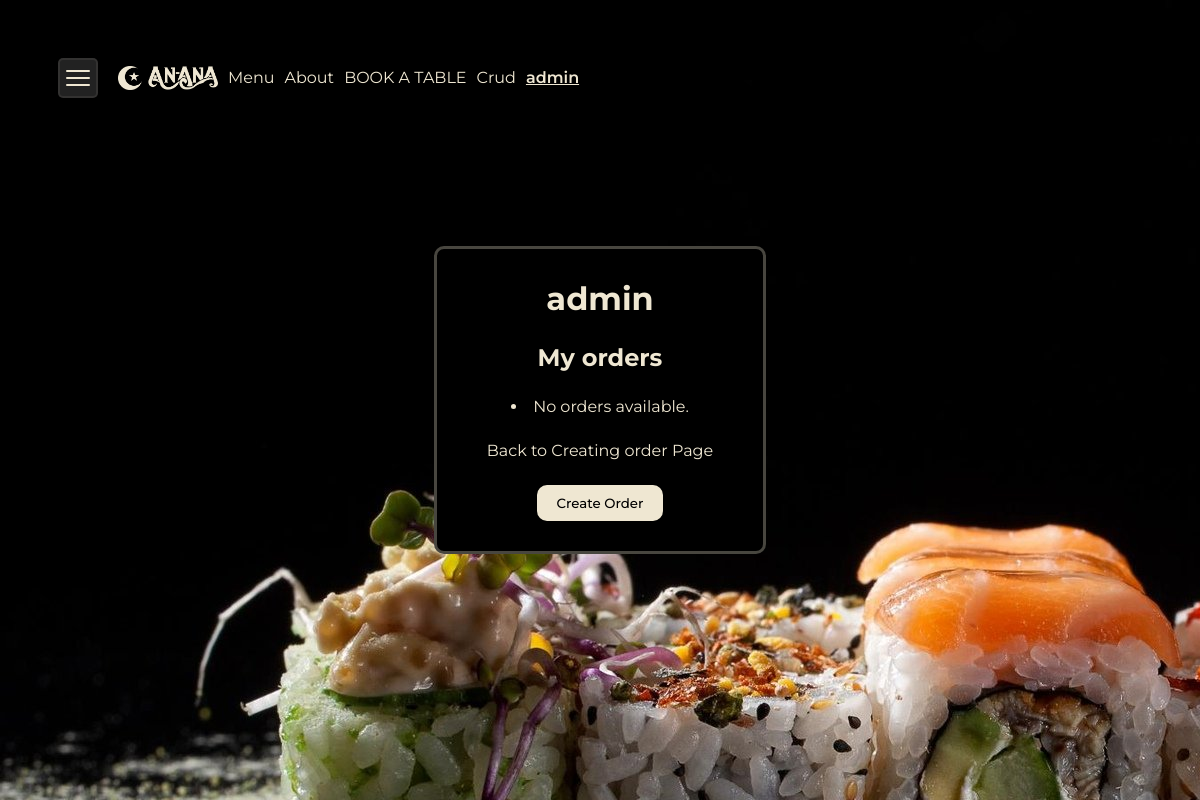
The page /users/profile/admin/ (signed in) on the database as committed earlier.
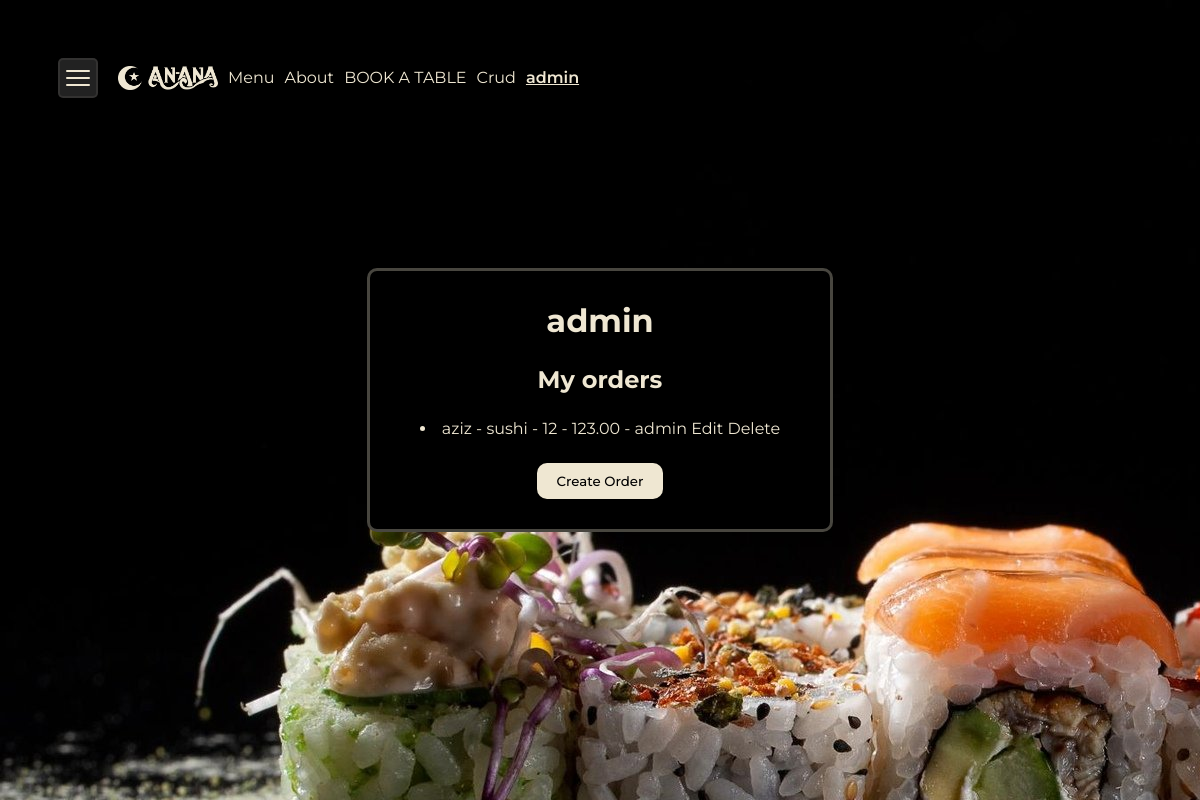
The same page on the database as committed later.
### menu/models.py (models this page shows, shortened)
class Order(models.Model):
    customer_name = models.CharField(max_length=100)
    product_name = models.CharField(max_length=100)
    quantity = models.PositiveIntegerField()
    price = models.DecimalField(max_digits=10, decimal_places=2)
    order_date = models.DateTimeField(auto_now_add=True)
    author_of_order = models.ForeignKey(User, on_delete=models.CASCADE)

### users/views.py (the view)
# urls.py: path("profile/<str:username>/", profile_page, name='profile'),
def profile_page(request, username=None):
    user = get_object_or_404(User, username=username)
    obj = get_object_or_404(Profile, user=user)
    orders = Order.objects.filter(author_of_order=user)
    context = {
        "obj": obj,
        "orders":orders
    }
    return render(request, "profile_page.html", context)

### users/templates/profile_page.html (shortened to what this page needs)
{% extends "base.html" %}
{% block content %}
<div class="profile-wrapper">
  <div class="profile-container">
    <div class="profile">
      <h1 class="username">{{ obj.user.username }}</h1>
      {% if request.user.username == obj.user.username %}
     <h2>My orders</h2>
     {% include 'menu/order_list.html' %}
      <form method="post" action="{% url 'order-create-view' %}">
        <button class="white-btn" type="submit">Create Order</button>
      </form>
      {% endif %}
    </div>
  </div>
</div>
{% endblock content %}

### menu/templates/menu/order_list.html (shortened to what this page needs)
{% for order in orders %}
<li>
    {{ order.customer_name }} - {{ order.product_name }} - {{ order.quantity }} - {{ order.price }} - {{ order.author_of_order }}
    <a href="{% url 'order-edit-view' order.pk %}">Edit</a>
    <a href="{% url 'order-delete-view' order.pk %}">Delete</a>
</li>
{% empty %}
<li>No orders available.</li>
<a href="{% url 'order-create-view' %}">Back to Creating order Page</a>
{% endfor %}

Rows that differ between the two databases and show on the page:
added Order: customer_name "aziz", product_name "sushi", quantity "12", price "123.00", author_of_order "admin"
Other text that changed with them:
text no longer shown: "No orders available. Back to Creating order Page"
